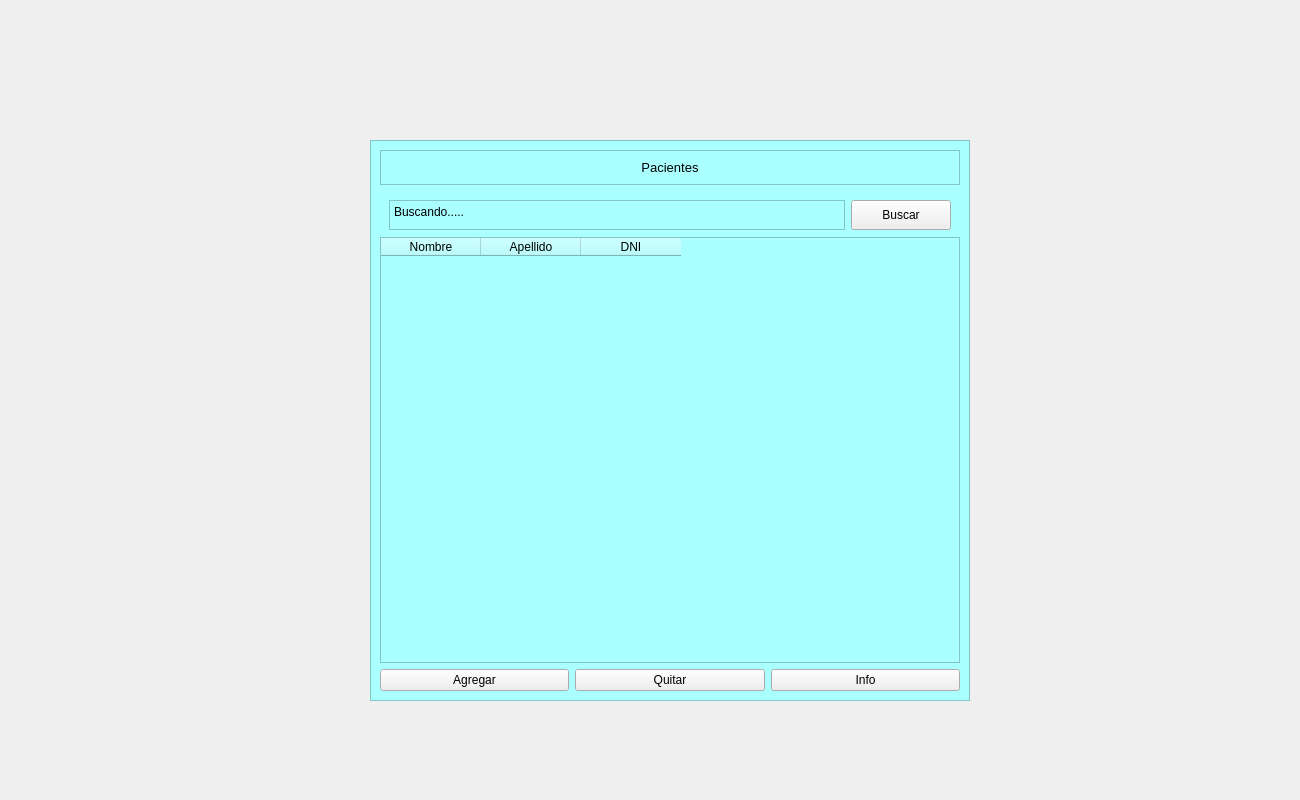
<?xml version="1.0" encoding="UTF-8"?>
<ui version="4.0">
 <class>Form</class>
 <widget class="QWidget" name="Form">
  <property name="geometry">
   <rect>
    <x>0</x>
    <y>0</y>
    <width>1300</width>
    <height>800</height>
   </rect>
  </property>
  <property name="windowTitle">
   <string>Form</string>
  </property>
  <property name="styleSheet">
   <string notr="true"/>
  </property>
  <widget class="QFrame" name="frame">
   <property name="geometry">
    <rect>
     <x>370</x>
     <y>140</y>
     <width>600</width>
     <height>561</height>
    </rect>
   </property>
   <property name="minimumSize">
    <size>
     <width>600</width>
     <height>0</height>
    </size>
   </property>
   <property name="styleSheet">
    <string notr="true">QFrame{
background-color:rgb(170, 255, 255);
}</string>
   </property>
   <property name="frameShape">
    <enum>QFrame::StyledPanel</enum>
   </property>
   <property name="frameShadow">
    <enum>QFrame::Raised</enum>
   </property>
   <layout class="QVBoxLayout" name="verticalLayout">
    <item>
     <widget class="QFrame" name="frame_2">
      <property name="layoutDirection">
       <enum>Qt::RightToLeft</enum>
      </property>
      <property name="frameShape">
       <enum>QFrame::StyledPanel</enum>
      </property>
      <property name="frameShadow">
       <enum>QFrame::Raised</enum>
      </property>
      <layout class="QHBoxLayout" name="horizontalLayout_3">
       <item>
        <widget class="QLabel" name="label">
         <property name="font">
          <font>
           <pointsize>10</pointsize>
           <fontweight>Medium</fontweight>
          </font>
         </property>
         <property name="styleSheet">
          <string notr="true">QLabel{
}</string>
         </property>
         <property name="text">
          <string>Pacientes</string>
         </property>
         <property name="alignment">
          <set>Qt::AlignCenter</set>
         </property>
        </widget>
       </item>
      </layout>
     </widget>
    </item>
    <item>
     <widget class="QFrame" name="horizontalFrame">
      <property name="minimumSize">
       <size>
        <width>400</width>
        <height>0</height>
       </size>
      </property>
      <property name="maximumSize">
       <size>
        <width>16777215</width>
        <height>40</height>
       </size>
      </property>
      <layout class="QHBoxLayout" name="horizontalLayout">
       <item>
        <widget class="QTextEdit" name="textEdit">
         <property name="minimumSize">
          <size>
           <width>300</width>
           <height>30</height>
          </size>
         </property>
         <property name="html">
          <string>&lt;!DOCTYPE HTML PUBLIC &quot;-//W3C//DTD HTML 4.0//EN&quot; &quot;http://www.w3.org/TR/REC-html40/strict.dtd&quot;&gt;
&lt;html&gt;&lt;head&gt;&lt;meta name=&quot;qrichtext&quot; content=&quot;1&quot; /&gt;&lt;meta charset=&quot;utf-8&quot; /&gt;&lt;style type=&quot;text/css&quot;&gt;
p, li { white-space: pre-wrap; }
hr { height: 1px; border-width: 0; }
li.unchecked::marker { content: &quot;\2610&quot;; }
li.checked::marker { content: &quot;\2612&quot;; }
&lt;/style&gt;&lt;/head&gt;&lt;body style=&quot; font-family:'Segoe UI'; font-size:9pt; font-weight:400; font-style:normal;&quot;&gt;
&lt;p style=&quot; margin-top:0px; margin-bottom:0px; margin-left:0px; margin-right:0px; -qt-block-indent:0; text-indent:0px;&quot;&gt;Buscando.....&lt;/p&gt;&lt;/body&gt;&lt;/html&gt;</string>
         </property>
        </widget>
       </item>
       <item>
        <widget class="QPushButton" name="pushButton">
         <property name="minimumSize">
          <size>
           <width>100</width>
           <height>30</height>
          </size>
         </property>
         <property name="text">
          <string>Buscar</string>
         </property>
        </widget>
       </item>
      </layout>
     </widget>
    </item>
    <item>
     <widget class="QTableWidget" name="table_1">
      <property name="minimumSize">
       <size>
        <width>311</width>
        <height>0</height>
       </size>
      </property>
      <property name="styleSheet">
       <string notr="true">QTableWidget{
background-color:rgb(170, 255, 255);
}</string>
      </property>
      <column>
       <property name="text">
        <string>Nombre</string>
       </property>
       <property name="font">
        <font>
         <bold>false</bold>
        </font>
       </property>
       <property name="background">
        <color>
         <red>85</red>
         <green>255</green>
         <blue>255</blue>
        </color>
       </property>
      </column>
      <column>
       <property name="text">
        <string>Apellido</string>
       </property>
      </column>
      <column>
       <property name="text">
        <string>DNI</string>
       </property>
      </column>
     </widget>
    </item>
    <item>
     <layout class="QHBoxLayout" name="horizontalLayout_2">
      <item>
       <widget class="QPushButton" name="pushButton_4">
        <property name="text">
         <string>Agregar</string>
        </property>
       </widget>
      </item>
      <item>
       <widget class="QPushButton" name="pushButton_3">
        <property name="text">
         <string>Quitar</string>
        </property>
       </widget>
      </item>
      <item>
       <widget class="QPushButton" name="pushButton_2">
        <property name="text">
         <string>Info</string>
        </property>
       </widget>
      </item>
     </layout>
    </item>
   </layout>
  </widget>
 </widget>
 <resources/>
 <connections/>
</ui>
